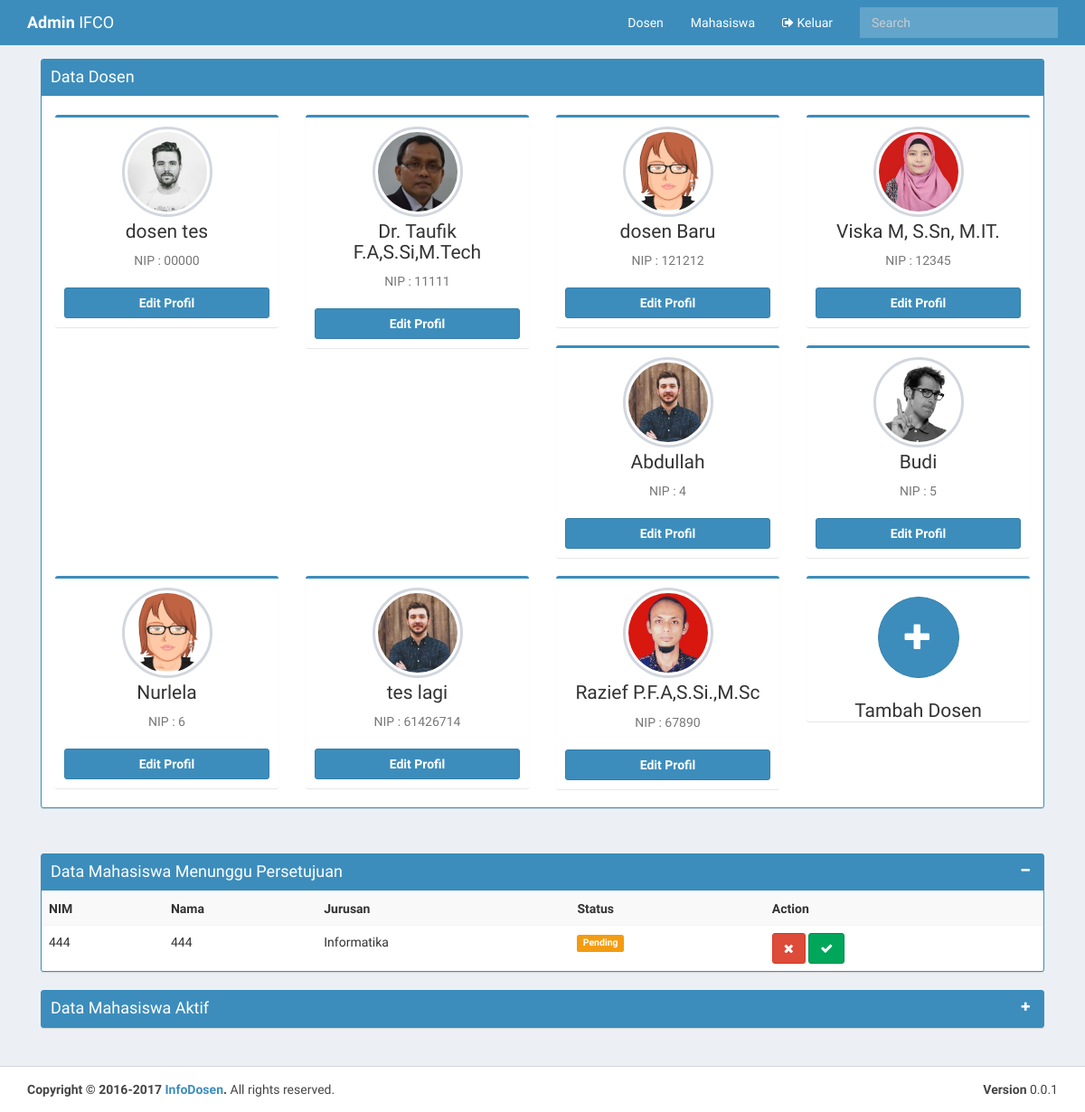
The app's page /ADMIN/index.php (signed in) with its own data.
### tables this page shows
CREATE TABLE `dosen` (
  `nip` varchar(20) NOT NULL,
  `password` varchar(255) NOT NULL,
  `nama` varchar(30) NOT NULL,
  `gender` varchar(255) NOT NULL,
  `email` varchar(255) NOT NULL,
  `foto` varchar(30) NOT NULL,
  `deskripsi` text NOT NULL,
  `about` text NOT NULL,
  `award` text NOT NULL,
  `misc` text NOT NULL,
  `status` varchar(255) NOT NULL
);

CREATE TABLE `mahasiswa` (
  `nim` varchar(20) NOT NULL,
  `password` varchar(30) NOT NULL,
  `nama` varchar(50) NOT NULL,
  `nohp` varchar(255) NOT NULL,
  `jeniskelamin` varchar(255) NOT NULL,
  `jurusan` varchar(255) NOT NULL,
  `email` varchar(255) NOT NULL,
  `tanggallahir` date NOT NULL,
  `foto` varchar(255) NOT NULL,
  `deskripsi` text NOT NULL,
  `statusmhs` varchar(255) NOT NULL
);

### ADMIN/index.php (the view, shortened to what this page needs)
<!DOCTYPE html>
<html>
<head>
  <link rel="stylesheet" href="../bootstrap/css/bootstrap.min.css">
  <link rel="stylesheet" href="../dist/css/font-awesome.min.css">
  <link rel="stylesheet" href="../dist/css/AdminLTE.min.css">
  <link rel="stylesheet" href="../dist/css/skins/_all-skins.min.css">
</head>
<body class="hold-transition skin-blue layout-top-nav">
<div class="wrapper">
  <header class="main-header">
    <nav class="navbar navbar-static-top">
      <div class="container">
        <div class="navbar-header">
          <a href="index.php" class="navbar-brand"><b>Admin</b> IFCO</a>
        </div>
        <div class="collapse navbar-collapse pull-right" id="navbar-collapse">
          <ul class="nav navbar-nav">
            <li><a href="#dosen">Dosen </a></li>
            <li><a href="#mahasiswa">Mahasiswa </a></li>
            <li><a href="logout.php"><i class="fa fa-sign-out text-white"></i> Keluar </a></li>
          </ul>
          <form class="navbar-form navbar-right" role="search">
            <div class="form-group">
              <input type="text" class="form-control" id="navbar-search-input" placeholder="Search">
            </div>
          </form>
        </div>
    </nav>
  </header>
  <div class="content-wrapper">
    <div class="container">
      <section class="content">
        <div id="dosen" class="box box-solid box-primary">
          <div class="box-header with-border">
            <h3 class="box-title">Data Dosen</h3>
          </div><br>
            <div class="box-body table-responsive no-padding">
   <?php
    $sqldosen="select * from dosen";
    $sqlc=mysql_query($sqldosen);
      while ($datadosen=mysql_fetch_array($sqlc)) {
         echo '<div class="col-md-3">
              <div class="box box-primary">
            <div class="box-body box-profile">
              <img class="profile-user-img img-responsive img-circle" src="../assets/images/'.$datadosen['foto'].'" alt="User profile picture">
              <h3 class="profile-username text-center">'.$datadosen['nama'].'</h3>
              <p class="text-muted text-center">NIP : '.$datadosen['nip'].'</p>
              <ul class="list-group list-group-unbordered">
              </ul>
              <a href="editdosen.php?nip='.$datadosen['nip'].'" class="btn btn-primary btn-block"><b>Edit Profil</b></a>
            </div>
          </div>
          </div>';
        }
    ?>
            <div class="col-md-3">
              <div class="box box-primary">
              <center><br>
              <a href="daftarDosen.php" class="btn btn-circle-lg btn-primary" style="width: 90px;height: 90px;text-align: center;padding: 13px 0;font-size: 30px;line-height: 2.20;border-radius: 70px;">
              <span class="glyphicon glyphicon-plus"></span></a></center>
              <br>
              <h3 class="profile-username text-center">Tambah Dosen</h3>
              </div>
            </div>
        </div>
      </section>
     <section class="content">
        <div id="mahasiswapending" class="box box-solid box-primary">
          <div class="box-header with-border">
            <h3 class="box-title">Data Mahasiswa Menunggu Persetujuan</h3>
            <div class="box-tools pull-right">
              <button class="btn btn-box-tool" data-widget="collapse"><i class="fa fa-minus"></i></button>
            </div>
          </div>
          <div class="box-body table-responsive no-padding">
          <?php
            $sqlmhs="select * from mahasiswa WHERE statusmhs='PENDING'";
            $sqlm=mysql_query($sqlmhs);
              echo '<table class="table table-striped">
                    <tr>
                                  <th>NIM</th>
                                  <th>Nama</th>
                                  <th>Jurusan</th>
                                  <th>Status</th>
                                  <th>Action</th>
                                </tr>';
              while ($datamhs=mysql_fetch_array($sqlm)) {
                    echo '
                                <tr>
                                  <td>'.$datamhs['nim'].'</td>
                                  <td>'.$datamhs['nama'].'</td>
                                  <td>'.$datamhs['jurusan'].'</td>
                                  <td><span class="label label-warning">Pending</span></td>
                                  <td>
                                    <button onclick="hapus('.$datamhs['nim'].')" class="btn btn-danger"><i class="fa fa-close text-white"></i></button>
                                    <button onclick="terima('.$datamhs['nim'].')" class="btn btn-success"><i class="fa fa-check text-white"></i></button>
                                  </td>
                                </tr>';
              }
              echo '</table>';
          ?>
            </div>
            </div>
            <div id="mahasiswa" class="box box-solid box-primary collapsed-box">
          <div class="box-header with-border">
            <h3 class="box-title">Data Mahasiswa Aktif</h3>
            <div class="box-tools pull-right">
              <button class="btn btn-box-tool" data-widget="collapse"><i class="fa fa-plus"></i></button>
            </div>
          </div>
            </div>
      </section>
    </div>
  </div>
  <footer class="main-footer">
    <div class="container">
      <div class="pull-right hidden-xs">
        <b>Version</b> 0.0.1
      </div>
      <strong>Copyright &copy; 2016-2017 <a href="#">InfoDosen</a>.</strong> All rights
      reserved.
    </div>
  </footer>
</div>
</body>
</html>

### records on screen
dosen: foto (picture), nama "dosen tes", nip "00000"
dosen: foto (picture), nama "Dr. Taufik F.A,S.Si,M.Tech", nip "11111"
dosen: foto (picture), nama "dosen Baru", nip "121212"
dosen: foto (picture), nama "Viska M, S.Sn, M.IT.", nip "12345"
dosen: foto (picture), nama "Abdullah", nip "4"
dosen: foto (picture), nama "Budi", nip "5"
dosen: foto (picture), nama "Nurlela", nip "6"
dosen: foto (picture), nama "tes lagi", nip "61426714"
dosen: foto (picture), nama "Razief P.F.A,S.Si.,M.Sc", nip "67890"
mahasiswa: nim "444", nama "444", jurusan "Informatika"
